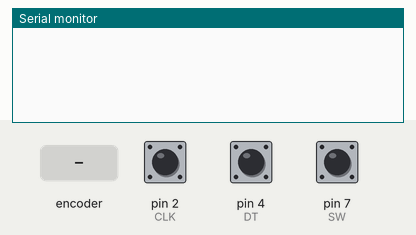
Recording of a sketch running on a simulated Arduino Uno, built with avr-gcc and run on an emulated ATmega328P. Parts: the last lines printed to the serial monitor. The inputs (shaded band) are chosen by the test bench; at power-on: pin 7 (SW) HIGH, pin 2 (CLK) HIGH, pin 4 (DT) HIGH.

Above: at 1.2 s.
1.3 s: rotary encoder on pin 2 (CLK) / pin 4 (DT) turned 1 step (first pin leading)
At 1.8 s:
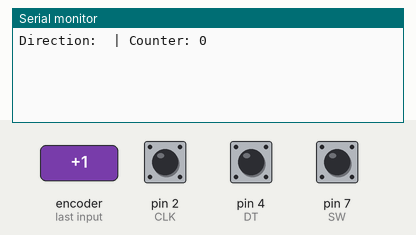
3.0 s: pin 7 (SW) pulled LOW for 0.15 s
At 3.8 s:
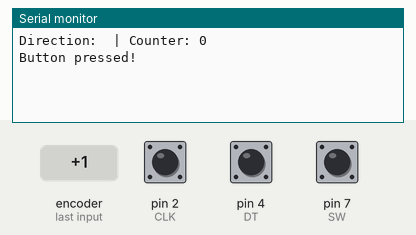
4.6 s: rotary encoder on pin 2 (CLK) / pin 4 (DT) turned 2 steps (second pin leading)
At 5.5 s:
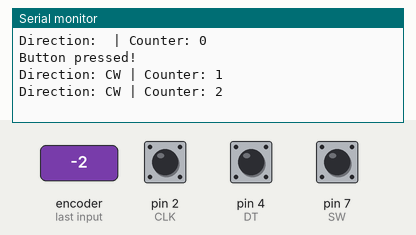
6.5 s: rotary encoder on pin 2 (CLK) / pin 4 (DT) turned 1 step (first pin leading)
At 7.0 s:
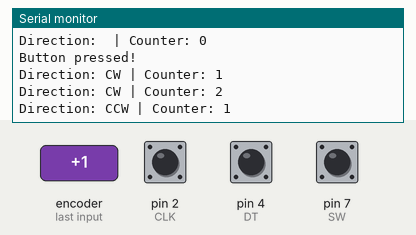

The sketch:

rotaryEncoderSink.ino
```cpp
// Rotary Encoder Inputs
#define CLK 2
#define ROT_GND 3
#define DT 4
#define SW 7
#define SW_GND 8

const int analogOutPin = 1;

unsigned int counter = 0;
int currentStateCLK;
int lastStateCLK;
String currentDir = "";
unsigned long lastButtonPress = 0;
bool belowThreshold = true;
unsigned int threshold = 5;
unsigned long lastStateChange = 0;

void setup() {
  // Set encoder pins as inputs
  pinMode(CLK, INPUT_PULLUP);
  pinMode(DT, INPUT_PULLUP);
  pinMode(SW, INPUT_PULLUP);
  pinMode(SW_GND, OUTPUT);
  pinMode(ROT_GND, OUTPUT);

  // Setup Serial Monitor
  Serial.begin(9600);

  // Read the initial state of CLK
  lastStateCLK = digitalRead(CLK);
  digitalWrite(SW_GND, 0);
  digitalWrite(ROT_GND, 0);
}

void loop() {
  // Read the current state of CLK
  currentStateCLK = digitalRead(CLK);

  // If last and current state of CLK are different, then pulse occurred
  // React to only 1 state change to avoid double count
  if (currentStateCLK != lastStateCLK && currentStateCLK == 1) {
    // If the DT state is different than the CLK state then
    // the encoder is rotating CCW so decrement
    if (digitalRead(DT) != currentStateCLK) {
      if (counter > 0) {
        counter--;
        currentDir = "CCW";
      }
    } else {
      if (counter < 25) {
        // Encoder is rotating CW so increment
        counter++;
        currentDir = "CW";
      }
    }

    lastStateChange = millis();

    Serial.print("Direction: ");
    Serial.print(currentDir);
    Serial.print(" | Counter: ");
    Serial.println(counter);

    if (counter > threshold) {
      analogWrite(analogOutPin, counter * 10);
    }
  }

  // Remember last CLK state
  lastStateCLK = currentStateCLK;

  // Read the button state
  int btnState = digitalRead(SW);

  // If we detect LOW signal, button is pressed
  if (btnState == LOW) {
    // if 50ms have passed since last LOW pulse, it means that the
    // button has been pressed, released and pressed again
    if (millis() - lastButtonPress > 50) {
      Serial.println("Button pressed!");
      counter = 0;
    }

    // Remember last button press event
    lastButtonPress = millis();
  }

  // Put in a slight delay to help debounce the reading
  delay(10);
}
```

Measured:
- after the input at 1.3 s, the serial monitor: prints a new line after 0.05 s (image 1)
- after the input at 3.0 s, the serial monitor: prints a new line at once (image 2)
- after the input at 4.6 s, the serial monitor: prints a new line after 0.08 s (image 3)
- after the input at 6.5 s, the serial monitor: prints a new line after 0.05 s (image 4)
